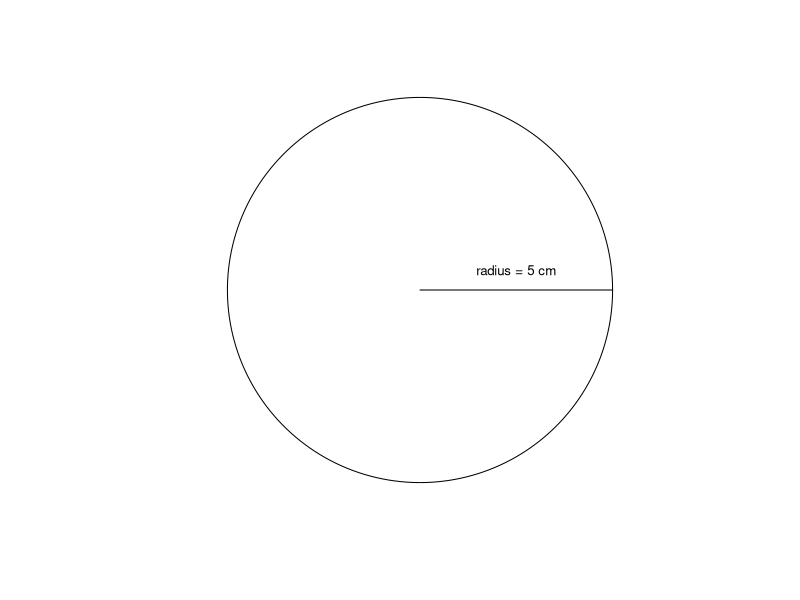
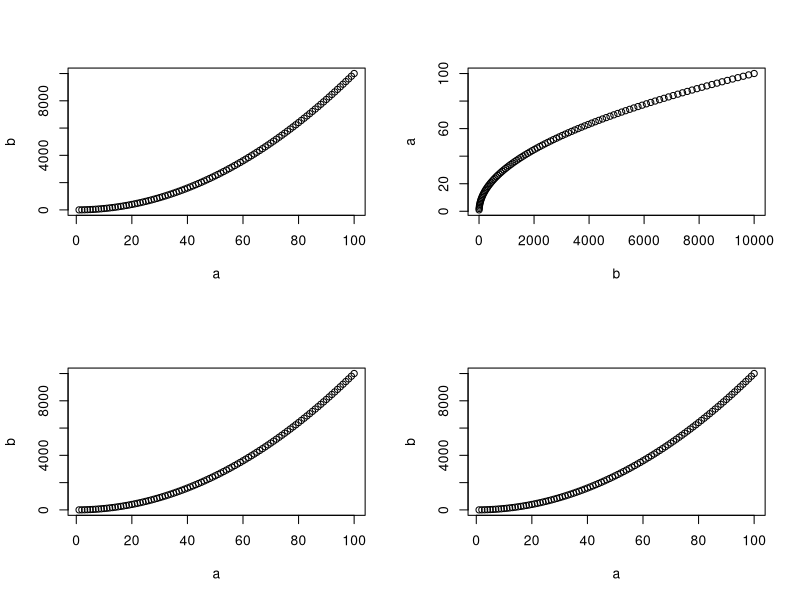
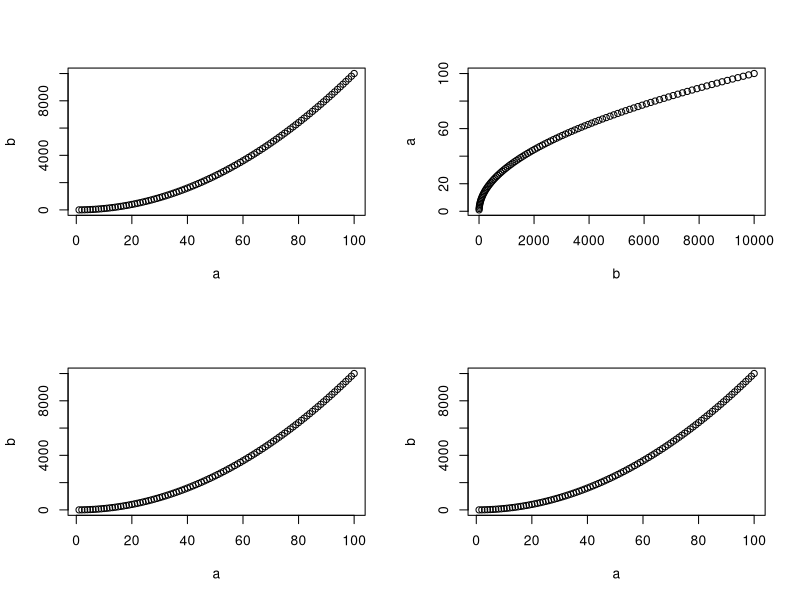
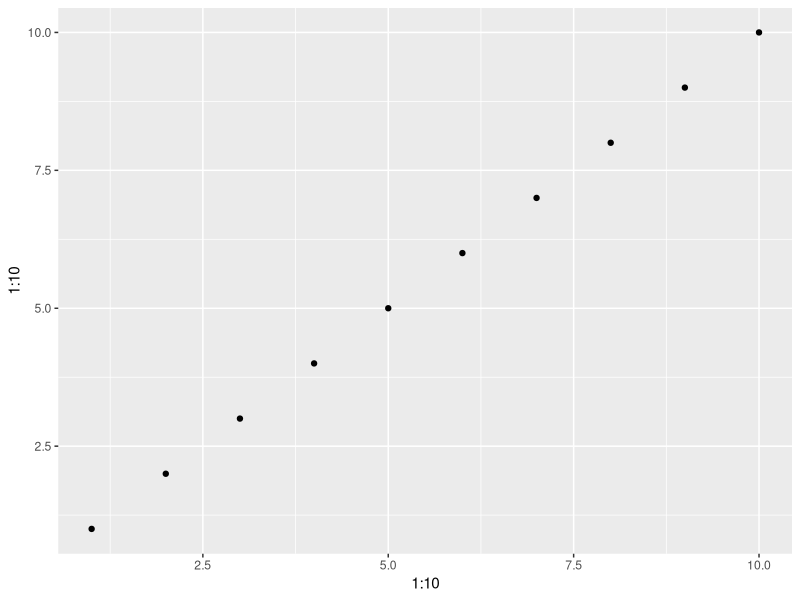

These charts were generated, in order, by the following R code:
## ---- chunk 1
  output <- "This is the output"
## ---- chunk 2
  output
## ---- chunk 3
  output
## ---- chunk 4
  output
## ---- chunk 5
	c(1:40)
## ---- chunk 6
	1+1
  10-1
## ---- chunk 7
	2^3
## ---- chunk 8
	2+16*24-56
## ---- chunk 9
	2+16*24-56/(2+1)-457
## ---- chunk 10
  radius <- 1
  theta <- seq(0, 2*pi, length = 200)
	plot(c(-1, 1), c(-1, 1), type = "n", ann = F, axes = F, asp = 1)
	lines(x = radius * cos(theta), y = radius * sin(theta))
	arrows(0, 0, x1 = 1, length = 0)
	text(.5, .1, "radius = 5 cm", cex = .8)
## ---- chunk 11
  3.1416*5^2
## ---- chunk 12
  pi*5^2
## ---- chunk 13
  mean.x <- (2+6)/2
  mean.x
## ---- chunk 14
  euler.value <- 1+1.718282
  euler.value
## ---- chunk 15
  num.vector <- c(1, 4, 3, 98, 32, -76, -4)
  num.vector
## ---- chunk 16
  char.vector <- c("blue", "red", "green")
  char.vector
## ---- chunk 17
 bool.vector<- c(TRUE, TRUE, FALSE)
 bool.vector
 # You can just write T for TRUE and F for FALSE, it's exactly the same
 bool.vector2 <- c(T, T, F)
 bool.vector2
## ---- chunk 18
 odd.n <- c(1,3,5,7)
## ---- chunk 19
  x <- c(1:5)
  y <- 6
## ---- chunk 20
  x+y
  x*y
## ---- chunk 21
  siteID <- c("A1.01", "A1.02", "B1.01", "B1.02")
  soil_pH <- c(5.6, 7.3, 4.1, 6.0)
  num.sp <- c(17, 23, 15, 7)
  treatment <- c("Fert", "Fert", "No_fert", "No_fert")
## ---- chunk 22
  my.first.df <- data.frame(siteID, soil_pH, num.sp, treatment)
## ---- chunk 23
  my.first.df
## ---- chunk 24
s0 <- knitr::knit_hooks$get('source')
o0 <- knitr::knit_hooks$get('output')

knitr::knit_hooks$set(
  list(
    source=function(x,options){
      if (is.null(options$class)) s0(x, options)
      else
        paste0(
          paste0("<div class='", options$class, "'><pre><code>")
          ,x
          ,'</code></pre>\n'
        )
    }
    ,output = function(x,options){
      if (is.null(options$class)) o0(x, options)
      else
        paste0(
          "<pre><code>"
          ,x
          ,'</code></pre></div>\n'
        )
    }
  )
)
## ---- chunk 25
 odd.n[2]
## ---- chunk 26
 odd.n[c(2,4)]
## ---- chunk 27
 odd.n[-c(1,2)]
## ---- chunk 28
 odd.n[c(1,5)]
## ---- chunk 29
 odd.n[odd.n > 4]
## ---- chunk 30
 char.vector[char.vector == "blue"]
## ---- chunk 31
  num.vector[4]
## ---- chunk 32
  num.vector[c(1,3)]
## ---- chunk 33
  num.vector[c(-2,-4)]
## ---- chunk 34
  char.vector == "blue"
## ---- chunk 35
  char.vector[char.vector == "blue"]
## ---- chunk 36
 my.first.df$num.sp * num.vector[c(1:4)]
 # or
 my.first.df[,3] * num.vector[c(1:4)]
## ---- chunk 37
 (my.first.df$num.sp * num.vector[c(1:4)]) > 25
## ---- chunk 38
  a <- 3
  b <- 5
  sum(a,b)
## ---- chunk 39
  a <- c(1:5)
  b <- 2
  result_add <- a + b
  result_sum <- sum(a,b)
## ---- chunk 40
  result_add
  result_sum
  sum(result_sum, 5)
## ---- chunk 41
  a <- 1:100
  b <- a^2
  par(mfrow = c(2,2))
  plot(a,b)
  plot(b,a)
  plot(x = a, y = b)
  plot(y = b, x = a)
## ---- chunk 42
  plot(a,b)
## ---- chunk 43
  plot(b,a)
## ---- chunk 44
  plot(x = a, y = b)
## ---- chunk 45
  plot(y = b, x = a)
## ---- chunk 46
  library(ggplot2)
  qplot(1:10, 1:10)
## ---- chunk 47
 seq(from=0, to=10, by=2)
## ---- chunk 48
 seq(0,10,2)
## ---- chunk 49
 numbers <- c(2,4,22,6,26)
 sort(numbers, decreasing = T)
